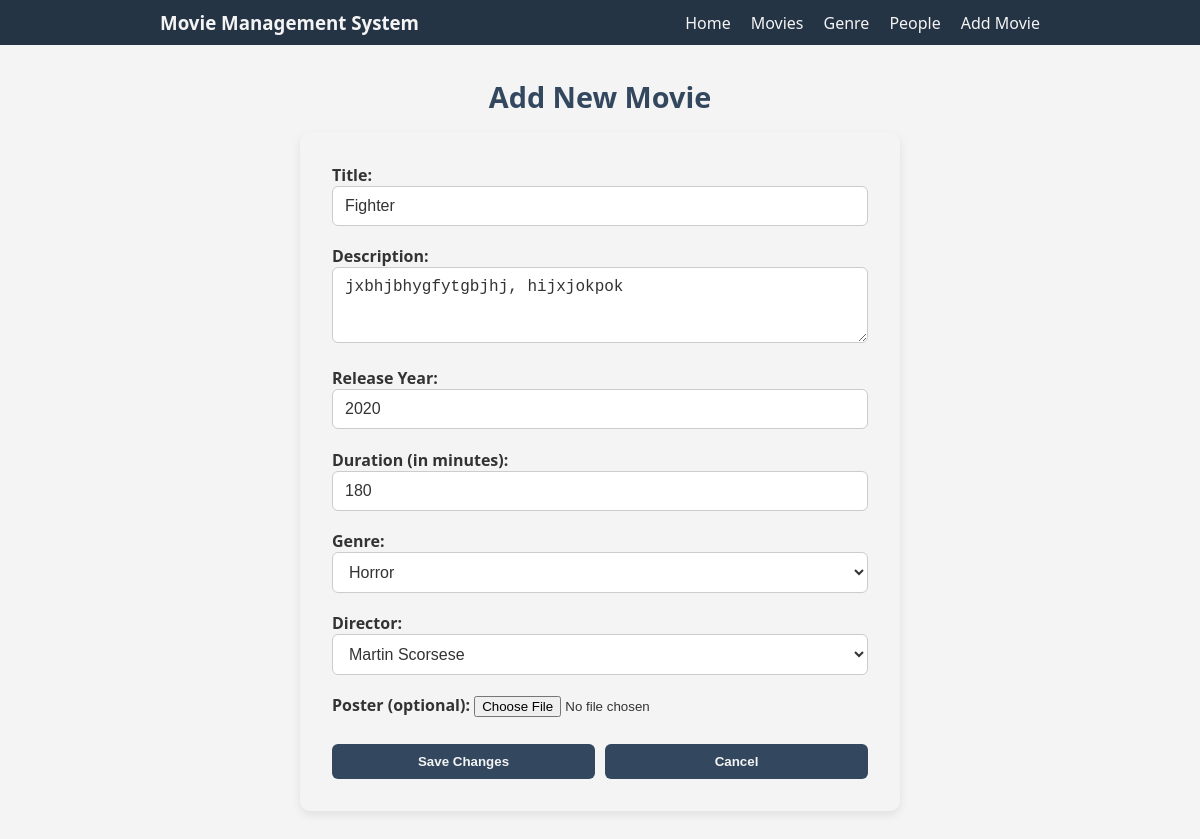
The app's page /movies/editmoviepage/1/ (signed in) with its own data.
### movies/models.py (models this page shows, shortened)
class Movie(models.Model):
    title = models.CharField(max_length=200)
    description = models.TextField(default=None)
    release_year = models.PositiveIntegerField(null=True)
    duration = models.PositiveIntegerField()
    poster = models.ImageField(upload_to='posters/', null=True, blank=True)
    rating = models.FloatField(default=0.0)
    genre = models.ForeignKey(Genre, on_delete=models.SET_NULL, null=True)
    director = models.ForeignKey(Person, on_delete=models.SET_NULL, null=True, limit_choices_to={'role_type': 'director'}, related_name='directed_movies')
    created_at = models.DateTimeField(auto_now_add=True)
    genre = models.ForeignKey(Genre, on_delete=models.CASCADE, related_name='movies')

class Genre(models.Model):
    genre_name = models.CharField(max_length=50, unique=True)

class Person(models.Model):
    class Role(models.TextChoices):
        ACTOR = 'actor', 'Actor'
        DIRECTOR = 'director', 'Director'
        WRITER = 'writer', 'Writer'
    person_name = models.CharField(max_length=100)
    role_type = models.CharField(max_length=10, choices=Role.choices)
    bio = models.TextField(null=True, blank=True)
    birth_date = models.DateField(null=True, blank=True)
    profile_photo = models.ImageField(upload_to='posters/', blank=True, null=True)

### movies/views.py (the view, shortened to what this page needs)
# urls.py: path('editmoviepage/<int:movie_id>/', views.AddEditMovieView.as_view(), name='editmovie'), ##
@method_decorator(csrf_protect, name='dispatch')
class AddEditMovieView(LoginRequiredMixin, AdminRequiredMixin, View):
    template_name = 'movies/addmovie.html'
    def get(self, request, movie_id=None, *args, **kwargs):
        movie = None
        if movie_id:
            movie = get_object_or_404(Movie, id=movie_id)
        genres = Genre.objects.all()
        directors = Person.objects.filter(role_type=Person.Role.DIRECTOR)
        context = {
            'movie': movie,
            'genres': genres,
            'directors': directors
        }
        return render(request, self.template_name, context)

### movies/mixins.py (called while the page is built)
    def test_func(self):
        return self.request.user.is_authenticated and self.request.user.user_role == 'admin'

### movies/templates/movies/addmovie.html (shortened to what this page needs)
{% extends 'movies/base.html' %}
{% block content %}
<div class="add-movie-container">
    <h1>Add New Movie</h1>
    {% if movie %}
    <form action="{% url 'movies:editmovie' movie_id=movie.id %}" method="post" enctype="multipart/form-data">
    {% else %}
    <form action="{% url 'movies:addmovie' %}" method="post" enctype="multipart/form-data">
    {% endif %}
        <div class="movie-title">
            <label for="title">Title:</label>
            <input type="text" name="title" id="title" placeholder="Enter movie title" value="{% if movie %}{{ movie.title }}{% endif %}" required>
        </div>
        <div class="description">
            <label for="description">Description:</label>
            <textarea name="description" id="description" rows="3" placeholder="Enter short description">{% if movie %}{{ movie.description }}{% endif %}</textarea>
        </div>
        <div class="release-year">
            <label for="release_year">Release Year:</label>
            <input type="number" name="release_year" id="release_year" placeholder="e.g. 2024" value="{% if movie %}{{ movie.release_year }}{% endif %}">
        </div>
        <div class="duration">
            <label for="duration" >Duration (in minutes):</label>
            <input type="number" name="duration" id="duration" placeholder="e.g. 120" value="{% if movie %}{{ movie.duration }}{% endif %}">
        </div>
        <div class="genre-dropdown">
            <label for="genre" class="form-label">Genre:</label>
            <select name="genre" id="genre" class="form-select" required>
                {% for genre in genres %}
                    <option value="{{ genre.id }}" {% if movie and movie.genre.id == genre.id %}selected{% endif %}>
                        {{ genre.genre_name }}
                    </option>
                {% endfor %}
            </select>
        </div>
        <div class="director-dropdown">
            <label for="director">Director:</label>
            <select name="director" id="director">
                {% for director in directors %}
                    <option value="{{ director.id }}" {% if movie and movie.director.id == director.id %}selected{% endif %}>
                        {{ director.person_name }}
                    </option>
                    {% empty %}
                    <option disabled>No directors found</option>
                {% endfor %}
            </select>
        </div>
        <div class="poster">
            <label for="poster">Poster (optional):</label>
            <input type="file" name="poster" id="poster" accept="image/*" />
        </div>
        <div class="btn">
            <button type="submit">{% if movie %}Save Changes{% else %}Add Movie{% endif %}</button>
            <button><a href="{% url 'movies:movie' %}">Cancel</a></button>
        </div>
    </form>
</div>
{% endblock content %}

### movies/static/movies/css/style.css (style rules this page uses)
:root { --bg: #e5e3e3; --text: #333; --bg2: #33485f; --nav-bg: #253444; --nav-text: #f4f4f4; --card: #f4f4f4; --search-btn: #438ddd; --hover-search: #3973b1; --movie-poster: #c1c1c1; --white: #f9f9f9; --small-txt: #454545; }
* { margin: 0; padding: 0; box-sizing: border-box; }
body { font-family: "Segoe UI", Arial, sans-serif; background-color: var(--card); color: var(--text); margin: 0; width: 100vw; min-height: 100vh; box-sizing: border-box; }
a { text-decoration: none; color: var(--text); }
.add-movie-container, .movie-detail-container, .person-detail-container, .add-genre-container, .add-people-container, .manage-cast-lang-container, .add-review-container { padding: 2rem 10rem; }
.add-movie-container form, .add-genre-container form, .add-people-container form, .add-review-container form, .add-review-container .movie-title-bar, .signin-container form, .registration-container form { max-width: 600px; margin: 0 auto; background-color: var(--card); padding: 2rem; border-radius: 10px; box-shadow: 0 4px 10px rgba(0,0,0,0.08); display: flex; flex-direction: column; gap: 1.2rem; }
.add-movie-container h1, .add-genre-container h1, .add-people-container h1, .registration-container h1, .signin-container h1 { text-align: center; color: var(--bg2); font-size: 1.8rem; margin-bottom: 1rem; }
.add-movie-container label, .add-genre-container label, .add-people-container label, .cast-form label, .lang-form label, .add-review-container label, .signin-container label, .registration-container label { font-weight: 600; margin-bottom: 0.4rem; color: var(--text); }
.add-movie-container input[type="text"], .add-genre-container input[type="text"], .add-people-container input[type="text"], .add-movie-container input[type="number"], .add-people-container input[type="date"], .add-movie-container textarea, .add-people-container textarea, .add-movie-container select, .add-people-container select, .cast-form select, .lang-form select, .cast-form input[type="text"], .add-review input[type="number"], .add-review textarea, .signin-container input[type="text"], .signin-container input[type="password"], .registration-container input, .registration-form select { width: 100%; padding: 10px 12px; border: 1px solid #ccc; border-radius: 6px; font-size: 1rem; color: var(--text); background-color: #fff; transition: all 0.2s ease-in-out; }
.add-movie-container textarea, .add-people-container textarea, .add-review-container textarea { resize: vertical; }
.add-movie-container .poster input, .add-people-container .poster input { border: none; padding: 0; }
.add-movie-container .btn, .add-genre-container .btn, .add-people-container .btn, .btn-add-cast-lang, .review-btn, .signin-btn { display: flex; justify-content: space-between; gap: 10px; margin-top: 0.5rem; }
.add-movie-container .btn button, .add-genre-container .btn button, .add-people-container .btn button, .btn-add-cast-lang button, .action-bar button, .review-btn button, .signin-btn button { flex: 1; padding: 10px 14px; background-color: var(--bg2); color: var(--nav-text); border: none; border-radius: 6px; font-weight: 600; cursor: pointer; transition: background-color 0.25s ease; }
.add-movie-container .btn a, .add-genre-container .btn a, .add-people-container .btn a { text-decoration: none; color: var(--nav-text); display: inline-block; width: 100%; height: 100%; text-align: center; }

### records on screen
Movie: title "Fighter", description "jxbhjbhygfytgbjhj, hijxjokpok", release_year "2020", duration "180", genre "Horror", director "Martin Scorsese"
